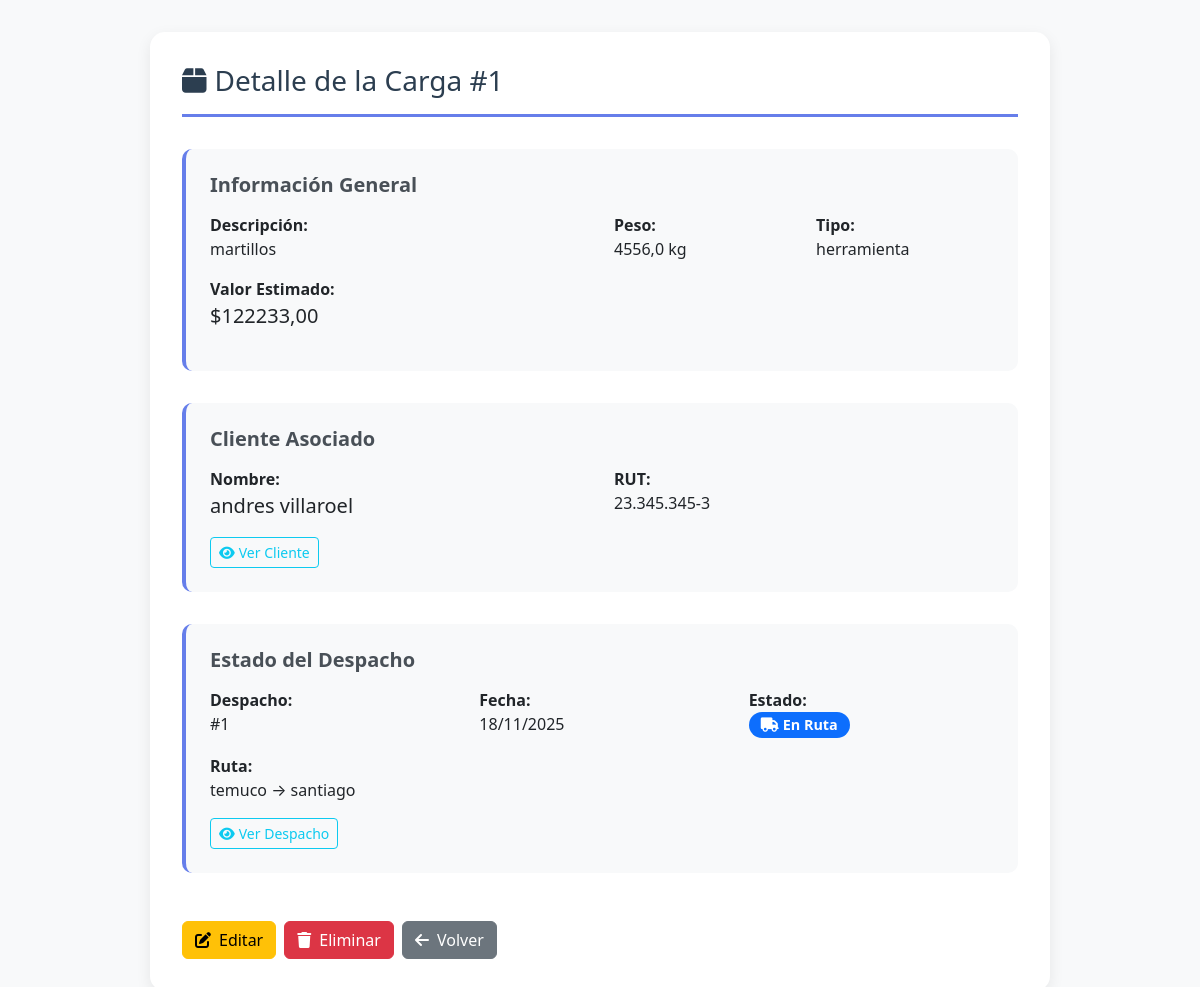
The app's page /transporte/cargas/1/ with its own data.
### transporte/models.py (models this page shows, shortened)
class Carga(models.Model):
    id = models.AutoField(primary_key=True)
    descripcion = models.CharField(max_length=255)
    peso_kg = models.FloatField()
    tipo_mercancia = models.CharField(max_length=50)
    valor_estimado = models.DecimalField(max_digits=10, decimal_places=2)
    cliente = models.ForeignKey(Cliente, on_delete=models.CASCADE, related_name='cargas')

class Cliente(models.Model):
    id = models.AutoField(primary_key=True)
    nombre = models.CharField(max_length=100)
    rut = models.CharField(max_length=12, unique=True)
    telefono = models.CharField(max_length=15, blank=True, null=True)
    direccion = models.CharField(max_length=200)

class Despacho(models.Model):
    id = models.AutoField(primary_key=True)
    fecha_despacho = models.DateField()
    estado = models.CharField(
        max_length=20,
        choices=ESTADO_DESPACHO_CHOICES,
        default='PENDIENTE'
    )
    costo_envio = models.FloatField()
    ruta = models.ForeignKey(Ruta, on_delete=models.PROTECT, related_name='despachos')
    vehiculo = models.ForeignKey(
        Vehiculo,
        on_delete=models.PROTECT,
        related_name='despachos',
        null=True, blank=True
    )
    conductor = models.ForeignKey(
        Conductor,
        on_delete=models.PROTECT,
        related_name='despachos',
        null=True, blank=True
    )
    aeronave = models.ForeignKey(
        Aeronave,
        on_delete=models.PROTECT,
        related_name='despachos',
        null=True, blank=True
    )
    piloto = models.ForeignKey(
        Piloto,
        on_delete=models.PROTECT,
        related_name='despachos',
        null=True, blank=True
    )
    carga = models.OneToOneField(
        Carga,
        on_delete=models.PROTECT,
        related_name='despacho',
        null=True, blank=True
    )

class Ruta(models.Model):
    id = models.AutoField(primary_key=True)
    origen = models.CharField(max_length=100)
    destino = models.CharField(max_length=100)
    tipo_transporte = models.CharField(
        max_length=15,
        choices=TIPO_TRANSPORTE_CHOICES,
        default='TERRESTRE'
    )
    distancia_km = models.FloatField()

### transporte/views.py (the view)
# urls.py: path('cargas/<int:pk>/', views.carga_detalle, name='carga_detalle'),
def carga_detalle(request, pk):
    carga = get_object_or_404(Carga, pk=pk)
    return render(request, "transporte/cargas/detalle_carga.html", {"carga": carga})

### transporte/templates/transporte/cargas/detalle_carga.html (shortened to what this page needs)
{% load static %}
<!DOCTYPE html>
<html lang="es">
<head>
    <link href="https://cdn.jsdelivr.net/npm/bootstrap@5.3.2/dist/css/bootstrap.min.css" rel="stylesheet">
    <link rel="stylesheet" href="https://cdnjs.cloudflare.com/ajax/libs/font-awesome/6.0.0/css/all.min.css">
</head>
<body>
    <div class="container">
        <div class="detail-container">
            <h3 class="detail-title">
                <i class="fas fa-box me-2"></i>Detalle de la Carga #{{ carga.id }}
            </h3>
            <div class="info-card">
                <h5 class="section-title">Información General</h5>
                <div class="row">
                    <div class="col-md-6 mb-3">
                        <strong>Descripción:</strong>
                        <div>{{ carga.descripcion }}</div>
                    </div>
                    <div class="col-md-3 mb-3">
                        <strong>Peso:</strong>
                        <div>{{ carga.peso_kg }} kg</div>
                    </div>
                    <div class="col-md-3 mb-3">
                        <strong>Tipo:</strong>
                        <div>{{ carga.tipo_mercancia }}</div>
                    </div>
                    <div class="col-md-6 mb-3">
                        <strong>Valor Estimado:</strong>
                        <div class="fs-5">${{ carga.valor_estimado }}</div>
                    </div>
                </div>
            </div>
            <div class="info-card">
                <h5 class="section-title">Cliente Asociado</h5>
                <div class="row">
                    <div class="col-md-6 mb-3">
                        <strong>Nombre:</strong>
                        <div class="fs-5">{{ carga.cliente.nombre }}</div>
                    </div>
                    <div class="col-md-6 mb-3">
                        <strong>RUT:</strong>
                        <div>{{ carga.cliente.rut }}</div>
                    </div>
                </div>
                <a href="{% url 'transporte:cliente_detalle' carga.cliente.id %}" class="btn btn-outline-info btn-sm">
                    <i class="fas fa-eye me-1"></i>Ver Cliente
                </a>
            </div>
            <div class="info-card">
                <h5 class="section-title">Estado del Despacho</h5>
                {% if carga.despacho %}
                    <div class="row">
                        <div class="col-md-4 mb-3">
                            <strong>Despacho:</strong>
                            <div>#{{ carga.despacho.id }}</div>
                        </div>
                        <div class="col-md-4 mb-3">
                            <strong>Fecha:</strong>
                            <div>{{ carga.despacho.fecha_despacho|date:"d/m/Y" }}</div>
                        </div>
                        <div class="col-md-4 mb-3">
                            <strong>Estado:</strong>
                            <div>
                                {% if carga.despacho.estado == "PENDIENTE" %}
                                    <span class="badge bg-warning badge-estado">
                                        <i class="fas fa-clock me-1"></i>Pendiente
                                    </span>
                                {% elif carga.despacho.estado == "EN RUTA" %}
                                    <span class="badge bg-primary badge-estado">
                                        <i class="fas fa-truck me-1"></i>En Ruta
                                    </span>
                                {% else %}
                                    <span class="badge bg-success badge-estado">
                                        <i class="fas fa-check me-1"></i>Entregado
                                    </span>
                                {% endif %}
                            </div>
                        </div>
                        <div class="col-12 mb-3">
                            <strong>Ruta:</strong>
                            <div>{{ carga.despacho.ruta.origen }} → {{ carga.despacho.ruta.destino }}</div>
                        </div>
                    </div>
                    <a href="{% url 'transporte:despacho_detalle' carga.despacho.id %}" class="btn btn-outline-info btn-sm">
                        <i class="fas fa-eye me-1"></i>Ver Despacho
                    </a>
                {% else %}
                    <div class="text-center py-3">
                        <i class="fas fa-shipping-fast fa-2x text-muted mb-2"></i>
                        <p class="text-muted mb-0">Esta carga aún no está asignada a un despacho</p>
                    </div>
                {% endif %}
            </div>
            <div class="d-flex gap-2 pt-3">
                <a href="{% url 'transporte:carga_editar' carga.id %}" class="btn btn-warning">
                    <i class="fas fa-edit me-2"></i>Editar
                </a>
                <a href="{% url 'transporte:carga_eliminar' carga.id %}" class="btn btn-danger">
                    <i class="fas fa-trash me-2"></i>Eliminar
                </a>
                <a href="{% url 'transporte:cargas_listado' %}" class="btn btn-secondary">
                    <i class="fas fa-arrow-left me-2"></i>Volver
                </a>
            </div>
        </div>
    </div>
</body>
</html>

### transporte/templates/transporte/cargas/detalle_carga.html (style rules this page uses)
body { background: #f8f9fa; }
.detail-container { max-width: 900px; margin: 2rem auto; background: white; padding: 2rem; border-radius: 15px; box-shadow: 0 5px 15px rgba(0,0,0,.08); }
.detail-title { color: #2c3e50; border-bottom: 3px solid #667eea; padding-bottom: 1rem; margin-bottom: 2rem; }
.info-card { background: #f8f9fa; padding: 1.5rem; border-radius: 10px; border-left: 4px solid #667eea; margin-bottom: 2rem; }
.section-title { color: #495057; font-weight: 600; margin-bottom: 1rem; }
.badge-estado { padding: 6px 12px; border-radius: 20px; font-size: 0.9rem; }

### records on screen
Carga: id "1", descripcion "martillos", peso_kg "4556,0", tipo_mercancia "herramienta", valor_estimado "122233,00", cliente.nombre "andres villaroel", cliente.rut "23.345.345-3", despacho.id "1", despacho.fecha_despacho "18/11/2025", despacho.ruta.origen "temuco", despacho.ruta.destino "santiago"
